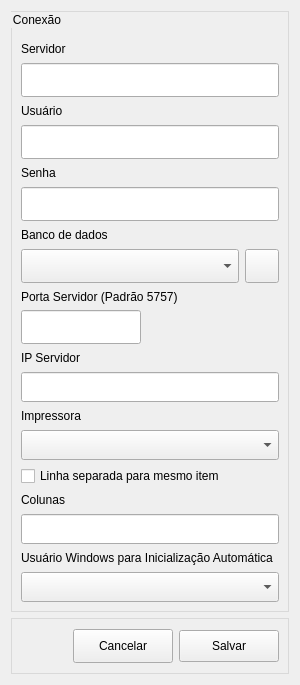
<?xml version="1.0" encoding="UTF-8"?>
<ui version="4.0">
 <class>Server</class>
 <widget class="QWidget" name="Server">
  <property name="windowModality">
   <enum>Qt::WindowModality::ApplicationModal</enum>
  </property>
   <property name="geometry">
    <rect>
     <x>0</x>
     <y>0</y>
     <width>300</width>
     <height>685</height>
    </rect>
   </property>
  <property name="minimumSize">
   <size>
    <width>300</width>
    <height>685</height>
   </size>
  </property>
  <property name="maximumSize">
   <size>
    <width>300</width>
    <height>685</height>
   </size>
  </property>
  <property name="windowTitle">
   <string>Configuração da Conexão</string>
  </property>
  <property name="windowIcon">
   <iconset>
    <normaloff>../../../assets/database.png</normaloff>../../../assets/database.png</iconset>
  </property>
  <property name="styleSheet">
   <string notr="true">QGroupBox{
	border: 1px solid #d9d9d9;
	padding-top: 20px;
}</string>
  </property>
  <property name="inputMethodHints">
   <set>Qt::InputMethodHint::ImhHiddenText</set>
  </property>
  <layout class="QVBoxLayout" name="verticalLayout_3">
   <item>
    <widget class="QGroupBox" name="gbServer">
     <property name="minimumSize">
      <size>
       <width>250</width>
       <height>0</height>
      </size>
     </property>
     <property name="maximumSize">
      <size>
       <width>300</width>
       <height>16777215</height>
      </size>
     </property>
     <property name="inputMethodHints">
      <set>Qt::InputMethodHint::ImhPreferUppercase</set>
     </property>
     <property name="title">
      <string>Conexão</string>
     </property>
     <layout class="QVBoxLayout" name="verticalLayout_2">
      <item>
       <widget class="QLabel" name="lbServer">
        <property name="text">
         <string>Servidor</string>
        </property>
       </widget>
      </item>
      <item>
       <widget class="QLineEdit" name="leServer">
        <property name="minimumSize">
         <size>
          <width>0</width>
          <height>34</height>
         </size>
        </property>
        <property name="maximumSize">
         <size>
          <width>16777215</width>
          <height>34</height>
         </size>
        </property>
        <property name="clearButtonEnabled">
         <bool>true</bool>
        </property>
       </widget>
      </item>
      <item>
       <widget class="QLabel" name="lbUser">
        <property name="text">
         <string>Usuário</string>
        </property>
       </widget>
      </item>
      <item>
       <widget class="QLineEdit" name="leUser">
        <property name="minimumSize">
         <size>
          <width>0</width>
          <height>34</height>
         </size>
        </property>
        <property name="maximumSize">
         <size>
          <width>16777215</width>
          <height>34</height>
         </size>
        </property>
        <property name="clearButtonEnabled">
         <bool>true</bool>
        </property>
       </widget>
      </item>
      <item>
       <widget class="QLabel" name="lbPassword">
        <property name="minimumSize">
         <size>
          <width>2</width>
          <height>0</height>
         </size>
        </property>
        <property name="text">
         <string>Senha</string>
        </property>
       </widget>
      </item>
      <item>
       <widget class="QLineEdit" name="lePassword">
        <property name="minimumSize">
         <size>
          <width>0</width>
          <height>34</height>
         </size>
        </property>
        <property name="maximumSize">
         <size>
          <width>16777215</width>
          <height>34</height>
         </size>
        </property>
        <property name="echoMode">
         <enum>QLineEdit::EchoMode::Password</enum>
        </property>
        <property name="clearButtonEnabled">
         <bool>true</bool>
        </property>
       </widget>
      </item>
      <item>
       <widget class="QLabel" name="lbDatabase">
        <property name="text">
         <string>Banco de dados</string>
        </property>
       </widget>
      </item>
      <item>
       <layout class="QHBoxLayout" name="horizontalLayout_2">
        <item>
         <widget class="QComboBox" name="cbDatabase">
          <property name="minimumSize">
           <size>
            <width>0</width>
            <height>34</height>
           </size>
          </property>
          <property name="maximumSize">
           <size>
            <width>500</width>
            <height>34</height>
           </size>
          </property>
         </widget>
        </item>
        <item>
         <widget class="QPushButton" name="btnLoadDatabases">
          <property name="minimumSize">
           <size>
            <width>34</width>
            <height>34</height>
           </size>
          </property>
          <property name="maximumSize">
           <size>
            <width>34</width>
            <height>34</height>
           </size>
          </property>
          <property name="cursor">
           <cursorShape>PointingHandCursor</cursorShape>
          </property>
          <property name="toolTip">
           <string>Atualizar Banco de Dados</string>
          </property>
          <property name="text">
           <string/>
          </property>
          <property name="icon">
           <iconset>
            <normaloff>../../../assets/refresh.png</normaloff>
            <normalon>../../../assets/refresh.png</normalon>../../../assets/refresh.png</iconset>
          </property>
         </widget>
        </item>
       </layout>
      </item>
      <item>
       <widget class="QLabel" name="label">
        <property name="inputMethodHints">
         <set>Qt::InputMethodHint::ImhFormattedNumbersOnly</set>
        </property>
        <property name="text">
         <string>Porta Servidor (Padrão 5757)</string>
        </property>
       </widget>
      </item>
      <item>
       <widget class="QLineEdit" name="lineEdit">
        <property name="minimumSize">
         <size>
          <width>0</width>
          <height>34</height>
         </size>
        </property>
        <property name="maximumSize">
         <size>
          <width>120</width>
          <height>34</height>
         </size>
        </property>
        <property name="inputMethodHints">
         <set>Qt::InputMethodHint::ImhDigitsOnly</set>
        </property>
        <property name="dragEnabled">
         <bool>false</bool>
        </property>
        <property name="cursorMoveStyle">
         <enum>Qt::CursorMoveStyle::LogicalMoveStyle</enum>
        </property>
        <property name="clearButtonEnabled">
         <bool>true</bool>
        </property>
       </widget>
      </item>
      <item>
       <widget class="QLabel" name="label_2">
        <property name="text">
         <string>IP Servidor</string>
        </property>
       </widget>
      </item>
      <item>
       <widget class="QLineEdit" name="lineEdit_2">
        <property name="minimumSize">
         <size>
          <width>0</width>
          <height>30</height>
         </size>
        </property>
        <property name="maximumSize">
         <size>
          <width>16777215</width>
          <height>30</height>
         </size>
        </property>
        <property name="inputMethodHints">
         <set>Qt::InputMethodHint::ImhNone</set>
        </property>
        <property name="readOnly">
         <bool>true</bool>
        </property>
       </widget>
      </item>
      <item>
       <widget class="QLabel" name="lbImpressora">
        <property name="text">
         <string>Impressora</string>
        </property>
       </widget>
      </item>
      <item>
       <widget class="QComboBox" name="cbImpressora">
        <property name="minimumSize">
         <size>
          <width>0</width>
          <height>30</height>
         </size>
        </property>
        <property name="maximumSize">
         <size>
          <width>16777215</width>
          <height>30</height>
         </size>
        </property>
       </widget>
      </item>
      <item>
       <widget class="QCheckBox" name="chkLinhaSeparadaMesmoItem">
        <property name="text">
         <string>Linha separada para mesmo item</string>
        </property>
       </widget>
      </item>
      <item>
       <widget class="QLabel" name="lbColunas">
        <property name="text">
         <string>Colunas</string>
        </property>
       </widget>
      </item>
      <item>
       <widget class="QLineEdit" name="leColunas">
        <property name="minimumSize">
         <size>
          <width>0</width>
          <height>30</height>
         </size>
        </property>
        <property name="maximumSize">
         <size>
          <width>16777215</width>
          <height>30</height>
         </size>
        </property>
       </widget>
      </item>
      <item>
       <widget class="QLabel" name="lbUsuarioWindows">
        <property name="text">
         <string>Usuário Windows para Inicialização Automática</string>
        </property>
       </widget>
      </item>
      <item>
       <widget class="QComboBox" name="cbUsuarioWindows">
        <property name="minimumSize">
         <size>
          <width>0</width>
          <height>30</height>
         </size>
        </property>
        <property name="maximumSize">
         <size>
          <width>16777215</width>
          <height>30</height>
         </size>
        </property>
       </widget>
      </item>
     </layout>
    </widget>
   </item>
   <item>
    <widget class="QFrame" name="frActions">
     <property name="maximumSize">
      <size>
       <width>363</width>
       <height>56</height>
      </size>
     </property>
     <property name="styleSheet">
      <string notr="true">QFrame{
	border: 1px solid #d9d9d9;
}</string>
     </property>
     <property name="frameShape">
      <enum>QFrame::Shape::StyledPanel</enum>
     </property>
     <property name="frameShadow">
      <enum>QFrame::Shadow::Plain</enum>
     </property>
     <layout class="QHBoxLayout" name="horizontalLayout">
      <item>
       <spacer name="horizontalSpacer">
        <property name="orientation">
         <enum>Qt::Orientation::Horizontal</enum>
        </property>
        <property name="sizeHint" stdset="0">
         <size>
          <width>82</width>
          <height>20</height>
         </size>
        </property>
       </spacer>
      </item>
      <item>
       <widget class="QPushButton" name="btnCancel">
        <property name="minimumSize">
         <size>
          <width>100</width>
          <height>34</height>
         </size>
        </property>
        <property name="maximumSize">
         <size>
          <width>100</width>
          <height>34</height>
         </size>
        </property>
        <property name="cursor">
         <cursorShape>PointingHandCursor</cursorShape>
        </property>
        <property name="toolTip">
         <string>Fechar</string>
        </property>
        <property name="text">
         <string>Cancelar</string>
        </property>
        <property name="icon">
         <iconset>
          <normaloff>../../../assets/back.png</normaloff>../../../assets/back.png</iconset>
        </property>
       </widget>
      </item>
      <item>
       <widget class="QPushButton" name="btnSave">
        <property name="minimumSize">
         <size>
          <width>100</width>
          <height>32</height>
         </size>
        </property>
        <property name="maximumSize">
         <size>
          <width>100</width>
          <height>32</height>
         </size>
        </property>
        <property name="cursor">
         <cursorShape>PointingHandCursor</cursorShape>
        </property>
        <property name="toolTip">
         <string>Salvar</string>
        </property>
        <property name="autoFillBackground">
         <bool>false</bool>
        </property>
        <property name="styleSheet">
         <string notr="true"/>
        </property>
        <property name="text">
         <string>Salvar</string>
        </property>
        <property name="icon">
         <iconset>
          <normaloff>../../../assets/check.png</normaloff>../../../assets/check.png</iconset>
        </property>
       </widget>
      </item>
     </layout>
    </widget>
   </item>
  </layout>
 </widget>
  <tabstops>
   <tabstop>leServer</tabstop>
   <tabstop>leUser</tabstop>
   <tabstop>lePassword</tabstop>
   <tabstop>cbDatabase</tabstop>
   <tabstop>btnLoadDatabases</tabstop>
   <tabstop>cbUsuarioWindows</tabstop>
   <tabstop>btnCancel</tabstop>
   <tabstop>btnSave</tabstop>
  </tabstops>
 <resources/>
 <connections/>
</ui>
